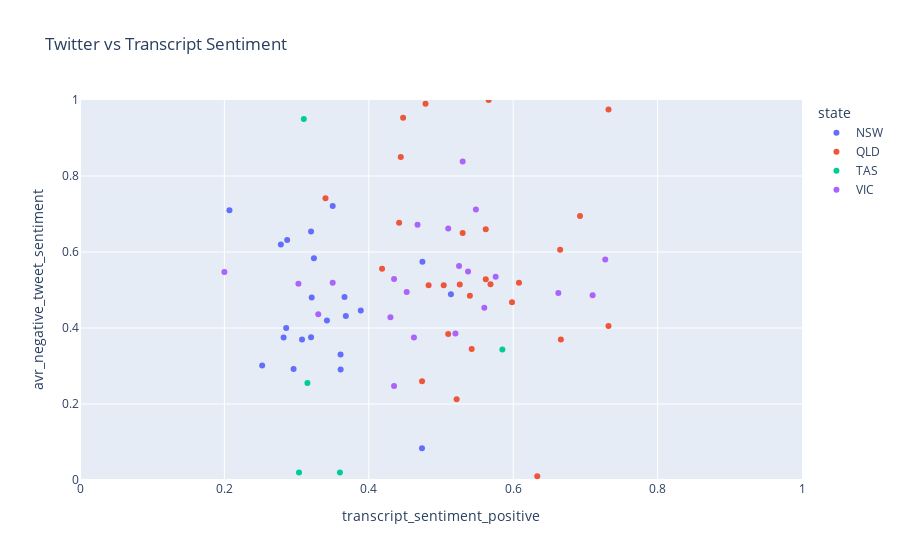

Notebook source saved alongside this figure:
### Code cell
fig = px.scatter(data, x = "transcript_sentiment_positive", y = 'avr_negative_tweet_sentiment', 
                 color = "state", range_x=[0.0, 1.0], range_y=[0.0, 1.0],
                title = "Twitter vs Transcript Sentiment")
fig.show()

### Figure 1 — Plotly figure (JSON) as saved in the notebook; plotly's stock layout.template omitted (floating-point values rounded to 4 significant figures)
{"data": [{"hovertemplate": "state=NSW<br>transcript_sentiment_positive=%{x}<br>avr_negative_tweet_sentiment=%{y}<extra></extra>", "legendgroup": "NSW", "marker": {"color": "#636efa", "symbol": "circle"}, "mode": "markers", "name": "NSW", "orientation": "v", "showlegend": true, "type": "scatter", "x": [null, null, null, null, null, null, null, null, null, null, null, null, null, null, 0.282, 0.32, 0.32, 0.3075, 0.2856, 0.2958, 0.3664, 0.3889, 0.3209, 0.2869, 0.2523, 0.4736, 0.3682, 0.5138, 0.4743, 0.207, 0.324, 0.3609, 0.2782, 0.361, 0.35, 0.342], "xaxis": "x", "y": [null, null, null, null, 0.4747, 0.5282, 0.4609, 0.5436, 0.4739, 0.5191, 0.5004, 0.4959, 0.4826, 0.6061, 0.375, 0.3757, 0.6538, 0.37, 0.4, 0.2922, 0.4819, 0.4464, 0.4806, 0.6315, 0.3011, 0.08333, 0.4314, 0.4889, 0.5744, 0.71, 0.5837, 0.33, 0.62, 0.2907, 0.7213, 0.4195], "yaxis": "y"}, {"hovertemplate": "state=QLD<br>transcript_sentiment_positive=%{x}<br>avr_negative_tweet_sentiment=%{y}<extra></extra>", "legendgroup": "QLD", "marker": {"color": "#EF553B", "symbol": "circle"}, "mode": "markers", "name": "QLD", "orientation": "v", "showlegend": true, "type": "scatter", "x": [null, null, null, null, null, null, 0.4183, 0.665, null, 0.608, 0.54, 0.526, 0.442, 0.51, 0.495, 0.566, 0.53, 0.6333, 0.5217, 0.6925, 0.4786, 0.732, 0.732, 0.56, 0.5425, 0.666, 0.5686, 0.5983, 0.4829, 0.4475, 0.562, 0.562, 0.5038, 0.4738, 0.4443, 0.34], "xaxis": "x", "y": [null, null, null, null, 0.5048, 0.5123, 0.5559, 0.6062, 0.5543, 0.5192, 0.485, 0.5148, 0.6767, 0.3842, null, 1, 0.65, 0.01, 0.2125, 0.695, 0.99, 0.975, 0.405, null, 0.345, 0.37, 0.515, 0.4675, 0.5125, 0.9533, 0.66, 0.528, 0.5125, 0.26, 0.85, 0.7414], "yaxis": "y"}, {"hovertemplate": "state=TAS<br>transcript_sentiment_positive=%{x}<br>avr_negative_tweet_sentiment=%{y}<extra></extra>", "legendgroup": "TAS", "marker": {"color": "#00cc96", "symbol": "circle"}, "mode": "markers", "name": "TAS", "orientation": "v", "showlegend": true, "type": "scatter", "x": [null, null, null, null, null, null, null, null, null, 0.585, null, null, null, null, null, null, 0.3033, null, null, null, null, null, null, 0.58, null, 0.4333, null, 0.255, 0.39, 0.135, 0.31, 0.36, null, null, 0.315, null], "xaxis": "x", "y": [null, null, null, null, null, 0.4222, 0.6475, 0.7958, 0.556, 0.3433, 0.7, null, 0.21, null, null, null, 0.02, null, 0, null, null, 0.01, null, null, 1, null, null, null, null, null, 0.95, 0.02, null, null, 0.255, null], "yaxis": "y"}, {"hovertemplate": "state=VIC<br>transcript_sentiment_positive=%{x}<br>avr_negative_tweet_sentiment=%{y}<extra></extra>", "legendgroup": "VIC", "marker": {"color": "#ab63fa", "symbol": "circle"}, "mode": "markers", "name": "VIC", "orientation": "v", "showlegend": true, "type": "scatter", "x": [null, null, null, null, null, null, null, 0.5757, null, null, null, 0.71, null, 0.4625, 0.5483, 0.33, null, 0.4525, 0.53, 0.2, 0.3025, 0.435, 0.51, 0.7275, 0.56, 0.4675, 0.43, 0.435, 0.6625, 0.525, null, 0.5375, 0.52, 0.35, null, null], "xaxis": "x", "y": [null, null, null, null, 0.474, 0.5965, 0.5551, 0.5349, 0.5291, 0.5071, 0.4984, 0.486, 0.5785, 0.375, 0.712, 0.4362, 0.5527, 0.4946, 0.838, 0.5475, 0.5162, 0.5287, 0.6618, 0.58, 0.4535, 0.6714, 0.4282, 0.2473, 0.4924, 0.563, 0.5467, 0.5487, 0.3856, 0.5188, 0.417, 0.54], "yaxis": "y"}], "layout": {"legend": {"title": {"text": "state"}, "tracegroupgap": 0}, "title": {"text": "Twitter vs Transcript Sentiment"}, "xaxis": {"anchor": "y", "domain": [0, 1], "range": [0, 1], "title": {"text": "transcript_sentiment_positive"}}, "yaxis": {"anchor": "x", "domain": [0, 1], "range": [0, 1], "title": {"text": "avr_negative_tweet_sentiment"}}}}
